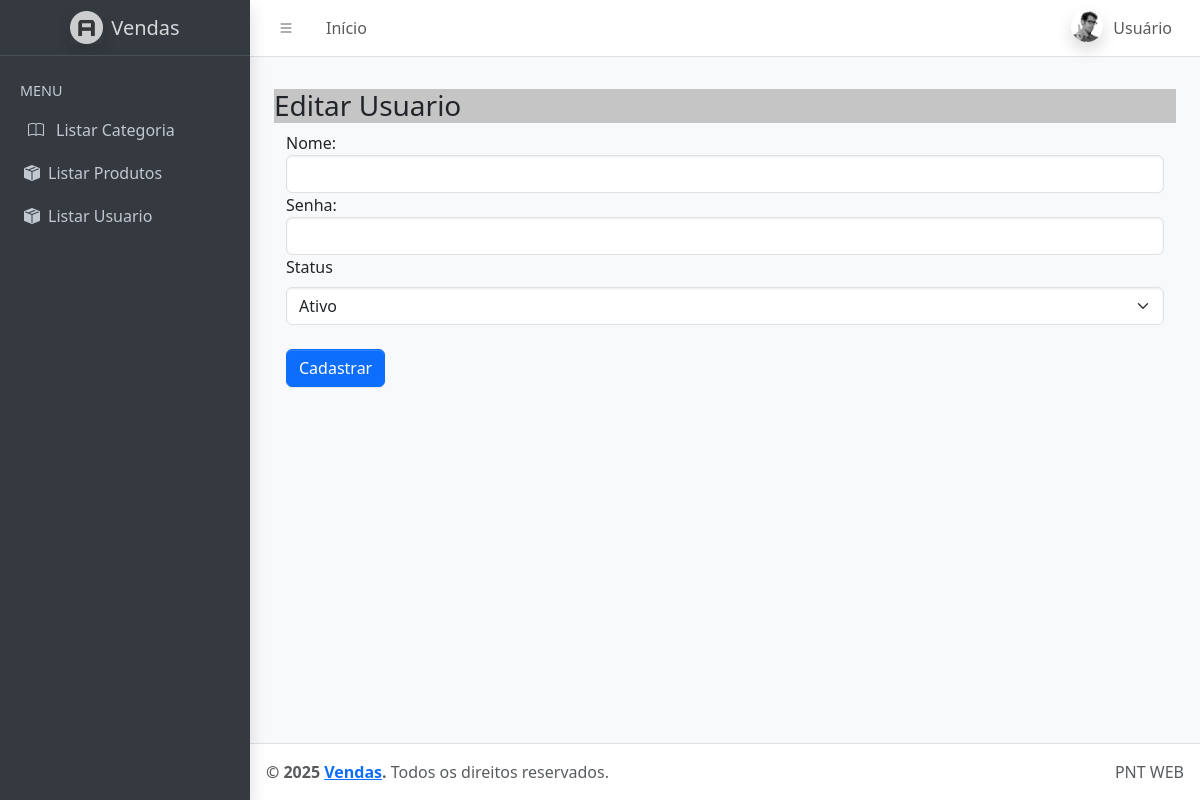
Page /editarusuario/2 on the earlier database version.
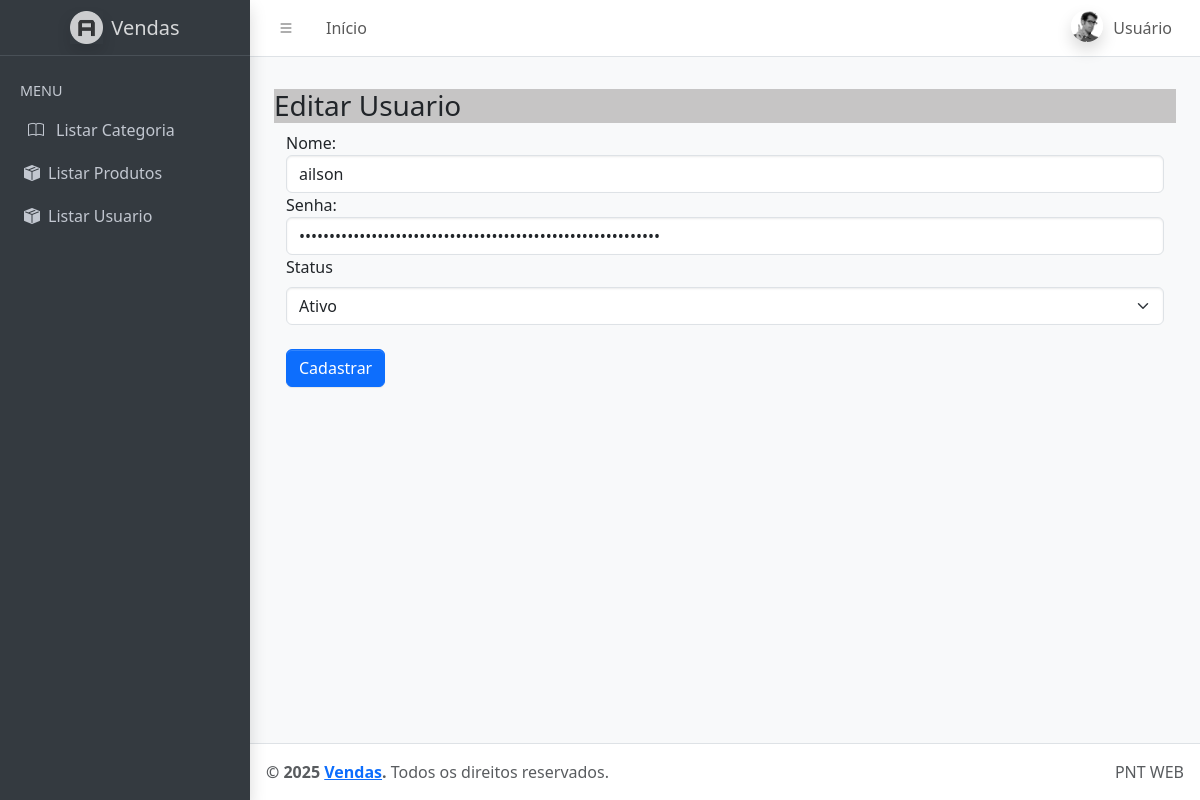
Same page on the later database version.
### tables this page shows
CREATE TABLE usuario (
    id integer primary key AUTOINCREMENT,
    nome varchar(50) not null,
    senha varchar(50) not null,
    ativo boolean

);

### app.py (the view, shortened to what this page needs)
@app.route("/editarusuario/<int:id>", methods=['GET','POST'])
def editarUsuario(id):
    conn = conexao()
    usuario = conn.execute('select * from usuario where id=?', (id,)).fetchone()
    return render_template('admin/editar_usuario.html',
                            usuario=usuario )

### app.py (called while the page is built)
def conexao():
    conn = sqlite3.connect("database.db")
    conn.row_factory = sqlite3.Row
    return conn

### templates/admin/editar_usuario.html (shortened to what this page needs)
{% extends 'admin/base_admin.html' %}
{% block content %}
<h3 style="background-color: rgb(198, 197, 197);">
    Editar Usuario</h3>
<div class="container">
    <form method="POST" enctype="multipart/form-data">
        <div class="form-group">
            <label for="nome">Nome:</label>
            <input type="text" class="form-control" id="nome" value="{{usuario.nome}}" name="nome" required>
        </div>
        <div class="form-group">
            <label for="senha">Senha:</label>
            <input type="password" class="form-control" id="senha" value="{{usuario.senha}}" name="senha" required>
        </div>
        <div class=" form-group">
            <label for="ativo" class="form-label">Status</label>
            <select name="ativo" class="form-select">
                <option value="True" {% if usuario.ativo=='True' %}selected{% endif %}>Ativo</option>
            </select>
        </div>
        <br>
        <button type="submit" class="btn btn-primary mb-2">Cadastrar</button>
    </form>
</div>
{% endblock %}

Differences in the rows shown:
added usuario: nome "ailson"
